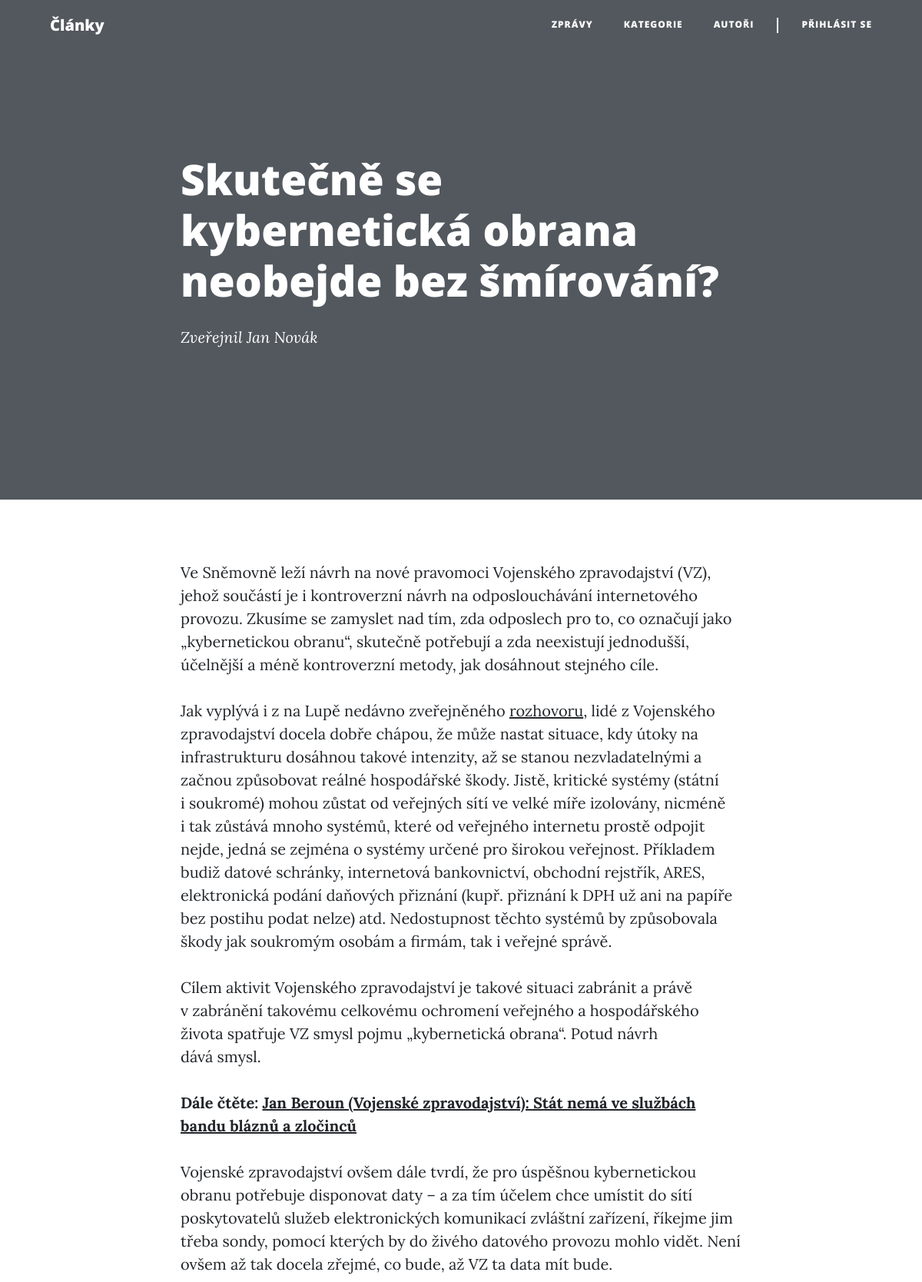
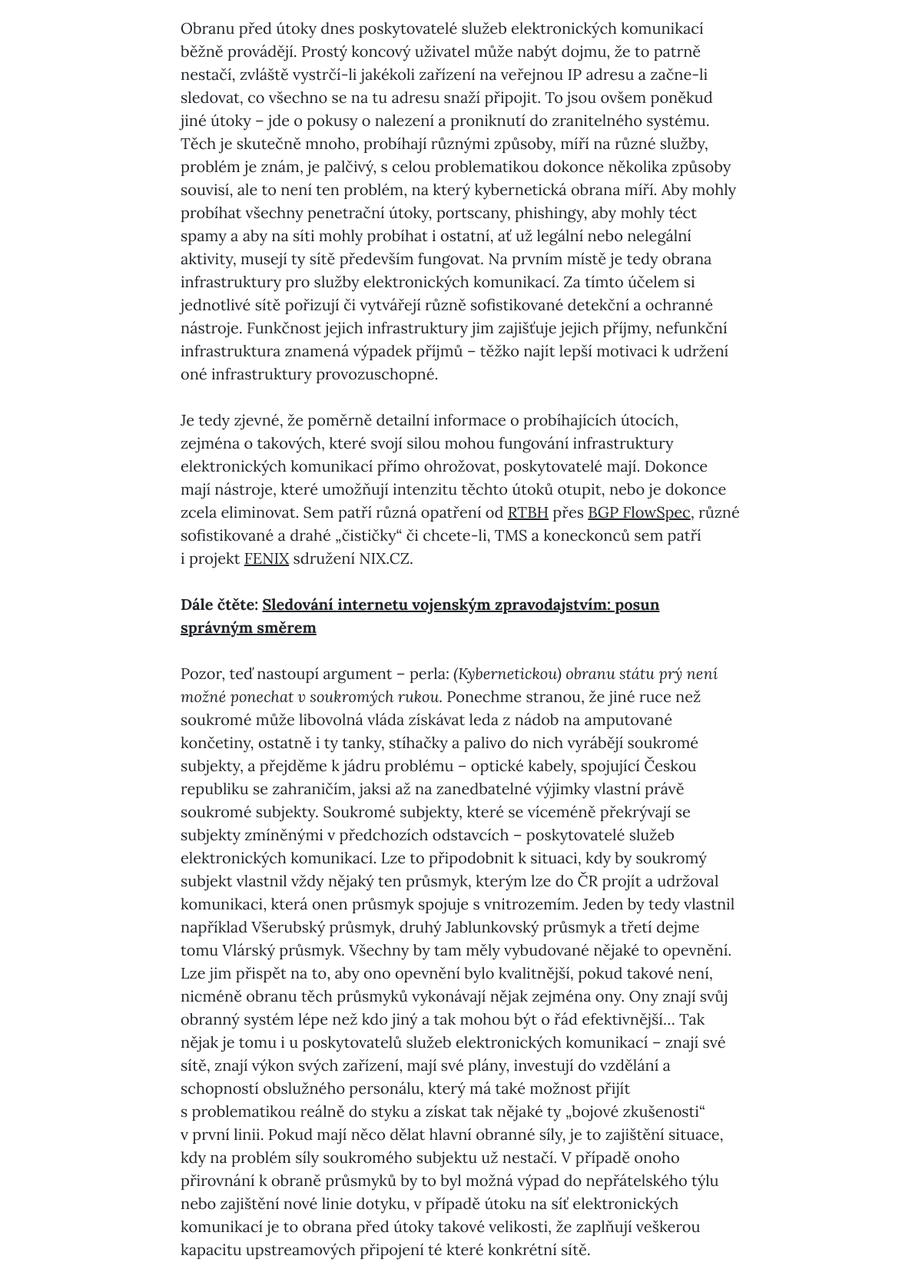
Screenshot of /article.php?id=1 (upper part) with the database file from the repository (2 pictures, top to bottom).
### tables this page shows
CREATE TABLE `article` (
  `id` int(10) UNSIGNED NOT NULL,
  `user_id` int(10) UNSIGNED DEFAULT NULL,
  `title` varchar(150) NOT NULL,
  `perex` text NOT NULL,
  `text` text NOT NULL,
  `created_at` datetime NOT NULL DEFAULT current_timestamp(),
  `published` tinyint(1) NOT NULL DEFAULT 0
);

CREATE TABLE `user` (
  `id` int(10) UNSIGNED NOT NULL,
  `email` varchar(50) NOT NULL,
  `password` varchar(256) NOT NULL,
  `name` varchar(30) NOT NULL,
  `admin` tinyint(1) NOT NULL DEFAULT 0
);

### php/Application.php (called while the page is built, shortened)
<?php
class Application
{
    private static $context;
    public static function loadModel($className)
    {
        $filename = "./php/model/" . $className . ".php";
    }
    public static function context()
    {
        if (!isset(self::$context)) {
            self::$context = new DatabaseContext();
        }
        return self::$context;
    }
}

### php/model/Database.php (called while the page is built, shortened)
<?php
class Database
{
    private $conn;
    public function __construct()
    {
        $this->conn = new PDO(sprintf("mysql:host=%s;dbname=%s", self::HOST, self::DBNAME), self::USER, self::PASS, [
            PDO::ATTR_ERRMODE => PDO::ERRMODE_EXCEPTION
        ]);
        $this->conn->query("set names utf8");
    }
    public function select($sql, $params = [])
    {
        $stmt = $this->execute($sql, $params);
        return $stmt->fetchAll();
    }
    public function selectSingle($sql, $params = [])
    {
        $stmt = $this->execute($sql, $params);
        return $stmt->fetch();
    }
    private function execute($sql, $params = [])
    {
        $stmt = $this->conn->prepare($sql);
        $stmt->execute($params);
        return $stmt;
    }
}

### php/model/DatabaseContext.php (called while the page is built, shortened)
<?php
class DatabaseContext
{
    private $database;
    public function __construct()
    {
        $this->database = new Database();
    }
    public function __get($name)
    {
        if (!isset($this->{$name})) {
            switch ($name) {
                case 'article_repository':
                    $this->article_repository = new ArticleRepository($this->database);
                case 'category_repository':
                    $this->category_repository = new CategoryRepository($this->database);
                case 'comment_repository':
                    $this->comment_repository = new CommentRepository($this->database);
                case 'user_repository':
                    $this->user_repository = new UserRepository($this->database);
            }
        }
        return $this->{$name};
    }
}

### php/model/BaseRepository.php (called while the page is built, shortened)
<?php
abstract class BaseRepository
{
    public function __construct(Database $db)
    {
        $this->db = $db;
    }
}

### php/model/ArticleRepository.php (called while the page is built, shortened)
<?php
class ArticleRepository extends BaseRepository
{
    public function getArticle($id)
    {
        $sql = "
            select
                article.*,
                user.name as user_name
            from article
                left join user on article.user_id = user.id
            where article.id = :id
        ";
        $params = [
            ":id" => $id
        ];
        $article = $this->db->selectSingle($sql, $params);
        return $this->addCategoriesSingle($article);
    }
    private function addCategoriesSingle($article)
    {
        $article["categories"] = Application::context()->category_repository->getCategoriesArticle($article["id"]);
        return $article;
    }
}

### php/model/CategoryRepository.php (called while the page is built, shortened)
<?php
class CategoryRepository extends BaseRepository
{
    public function getCategoriesArticle($article_id)
    {
        $sql = "
            select
                category.*
            from category
                inner join article_category on article_category.category_id = category.id
            where article_category.article_id = :article_id
        ";
        $params = [
            ":article_id" => $article_id
        ];
        $categories = $this->db->select($sql, $params);
        return $categories;
    }
}

### article.php (the view, shortened to what this page needs)
<?php
require_once "./php/Application.php";
$ar = Application::context()->article_repository;
$article = $ar->getArticle($_GET["id"]);
$heading = $article["title"];
$meta = 'Zveřejnil <a href="user.php?id=' . $article["user_id"] . '">' . $article["user_name"] . "</a>";
include "./php/partials/document_start.php";
?>
<article>
  <?= $article["text"] ?>
</article>
<?php
include "./php/partials/document_end.php";

### php/partials/header_article.php (shortened to what this page needs)
<div class="article-heading">
  <h1><?= empty($heading) ? "" : $heading ?></h1>
  <span class="meta"><?= empty($meta) ? "" : $meta ?></span>
</div>

### css/clean-blog.css (style rules this page uses)
body { font-size: 20px; color: #212529; font-family: "Lora", "Times New Roman", serif; }
p { line-height: 1.5; margin: 30px 0; }
p a { text-decoration: underline; }
h1, h2, h3, h4, h5, h6 { font-weight: 800; font-family: "Open Sans", "Helvetica Neue", Helvetica, Arial, sans-serif; }
a { color: #212529; transition: all 0.2s; }
header.masthead .page-heading, header.masthead .article-heading, header.masthead .site-heading { padding: 200px 0 150px; color: white; }
@media only screen and (min-width: 768px) { header.masthead .page-heading, header.masthead .article-heading, header.masthead .site-heading { padding: 200px 0; } }
header.masthead .article-heading h1 { font-size: 35px; }
header.masthead .article-heading .meta, header.masthead .article-heading .subheading { line-height: 1.1; display: block; }
header.masthead .article-heading .meta { font-size: 20px; font-weight: 300; font-style: italic; font-family: "Lora", "Times New Roman", serif; }
header.masthead .article-heading .meta a { color: #fff; }
@media only screen and (min-width: 768px) { header.masthead .article-heading h1 { font-size: 55px; } }

### rows the page displays
article: title "Skutečně se kybernetická obrana neobejde bez šmírování?", user.name "Jan Novák", text "Ve Sněmovně leží návrh na nové pravomoci Vojenského zpravodajství (VZ), jehož součástí je i kontroverzní návrh na odposlouchávání internetového provozu. Zkusíme se zamyslet nad tím, zda odposlech pro to, co označují jako „kybernetickou obranu“, skutečně potřebují a zda neexistují jednodušší, účelnější a méně kontroverzní metody, jak dosáhnout stejného cíle. Jak vyplývá i z na Lupě nedávno zveřejněného rozhovoru , lidé z Vojenského zpravodajství docela dobře chápou, že může nastat situace, kdy útoky na infrastrukturu dosáhnou takové intenzity, až se stanou nezvladatelnými a začnou způsobovat reálné hospodářské škody. Jistě, kritické systémy (státní i soukromé) mohou zůstat od veřejných sítí…"
